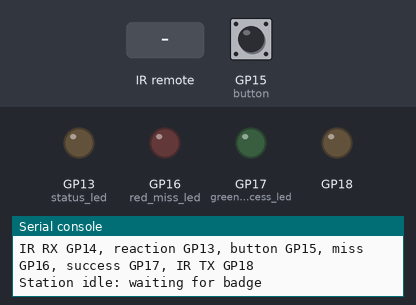
Bench run of a program on a simulated Raspberry Pi Pico running MicroPython. Shown: output pins drawn as LEDs (lit = HIGH), the last lines printed to the serial console. Dashed ring = blinking. The inputs (shaded band) are chosen by the test bench; at power-on: GP15 (button) HIGH. Random numbers come from a fixed seed.

Above: at 1.2 s.
1.3 s: infrared code 0x01 received
At 1.48 s:
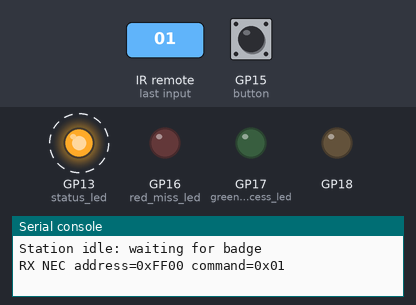
4.3 s: GP15 (button) pulled LOW for 0.15 s
7.4 s: GP15 (button) pulled LOW for 1 s
11.4 s: GP15 (button) pulled LOW for 3.2 s
16.1 s: infrared code 0xFF received
At 19.0 s:
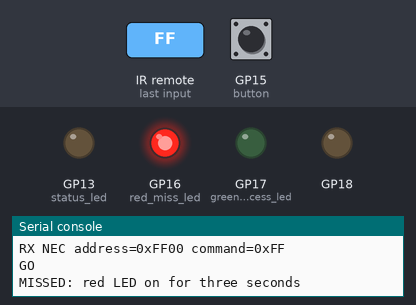
19.1 s: infrared code 0x0C received
Timing chart, 0 to 23.1 s (numbered marks = the images above; inputs shaded):
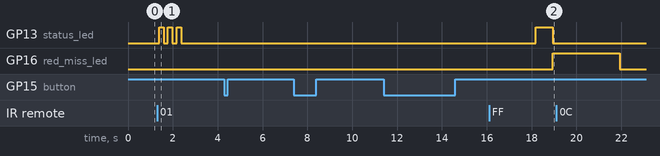

Measured:
- after the input at 1.3 s, GP13 (status_led): alternates HIGH for 0.20 s and LOW for 0.20 s, 6 changes in all, then stays LOW, starting after 0.08 s

The program:

main.py
```python
"""MFOC Station 3: receive, reaction-time game, then unlock."""

from machine import Pin
from random import getrandbits
from time import sleep_ms, ticks_add, ticks_diff, ticks_ms

from nec import NECReceiver, NECTransmitter
from station_logic import (
    EVENT_FALSE_START,
    EVENT_GO,
    EVENT_MISSED,
    EVENT_SUCCESS,
    EVENT_TIMEOUT,
    STATE_IDLE,
    STATE_NEEDS_RESTART,
    STATION_ADDRESS,
    UNLOCK_COMMAND,
    ButtonPressDetector,
    ReactionGame,
    is_badge_trigger_command,
    wait_from_random_bits,
)

IR_RECEIVER_PIN = 14
BUTTON_PIN = 15
STATUS_LED_PIN = 13
RED_MISS_LED_PIN = 16
GREEN_SUCCESS_LED_PIN = 17
IR_TRANSMITTER_PIN = 18

LOOP_DELAY_MS = 2
START_BLINK_COUNT = 3
START_BLINK_MS = 200
MISS_LED_MS = 3000
FULL_FRAME_TRANSMISSIONS = 3
BETWEEN_FRAMES_MS = 120

status_led = Pin(STATUS_LED_PIN, Pin.OUT)
red_miss_led = Pin(RED_MISS_LED_PIN, Pin.OUT)
green_success_led = Pin(GREEN_SUCCESS_LED_PIN, Pin.OUT)
button = Pin(BUTTON_PIN, Pin.IN, Pin.PULL_UP)
receiver = NECReceiver(IR_RECEIVER_PIN)
transmitter = NECTransmitter(IR_TRANSMITTER_PIN)
button_detector = ButtonPressDetector(ticks_diff_fn=ticks_diff)
game = ReactionGame(ticks_diff_fn=ticks_diff, ticks_add_fn=ticks_add)
go_started_ms = None
miss_feedback_until_ms = None


def random_wait_ms():
    return wait_from_random_bits(getrandbits(16))


def blink_start_signal():
    for _ in range(START_BLINK_COUNT):
        status_led.on()
        sleep_ms(START_BLINK_MS)
        status_led.off()
        sleep_ms(START_BLINK_MS)
    status_led.off()


def arm_game():
    global miss_feedback_until_ms

    red_miss_led.off()
    green_success_led.off()
    miss_feedback_until_ms = None
    blink_start_signal()
    wait_ms = random_wait_ms()
    game.arm(now_ms=ticks_ms(), wait_ms=wait_ms)
    status_led.off()
    print("ARMED: wait for the LED, then press the button")


def send_unlock_frames():
    print(
        "TX Station 3 unlock address=0x{:04X} command=0x{:02X}".format(
            STATION_ADDRESS,
            UNLOCK_COMMAND,
        )
    )
    receiver.pause()
    try:
        for frame_index in range(FULL_FRAME_TRANSMISSIONS):
            transmitter.send(STATION_ADDRESS, UNLOCK_COMMAND)
            if frame_index + 1 < FULL_FRAME_TRANSMISSIONS:
                sleep_ms(BETWEEN_FRAMES_MS)
    finally:
        transmitter.off()
        receiver.resume()


def restart_attempt_if_ready(now_ms):
    if miss_feedback_until_ms is not None:
        return
    if game.state != STATE_NEEDS_RESTART:
        return
    if not button_detector.is_released_and_armed:
        return

    wait_ms = random_wait_ms()
    game.restart_attempt(now_ms=now_ms, wait_ms=wait_ms)
    status_led.off()
    print("RETRY: wait for the LED")


def update_miss_feedback(now_ms):
    global miss_feedback_until_ms

    if miss_feedback_until_ms is None:
        return
    if ticks_diff(now_ms, miss_feedback_until_ms) < 0:
        return

    red_miss_led.off()
    miss_feedback_until_ms = None


def handle_game_event(event, now_ms):
    global go_started_ms, miss_feedback_until_ms

    if event == EVENT_GO:
        go_started_ms = now_ms
        status_led.on()
        print("GO")
    elif event == EVENT_FALSE_START:
        go_started_ms = None
        status_led.off()
        print("FALSE START: release the button to retry")
    elif event == EVENT_MISSED:
        go_started_ms = None
        status_led.off()
        red_miss_led.on()
        miss_feedback_until_ms = ticks_add(now_ms, MISS_LED_MS)
        print("MISSED: red LED on for three seconds")
    elif event == EVENT_SUCCESS:
        status_led.off()
        green_success_led.on()
        reaction_ms = getattr(game, "last_reaction_ms", None)
        if reaction_ms is None and go_started_ms is not None:
            reaction_ms = ticks_diff(now_ms, go_started_ms)
        print("SUCCESS: button pressed {} ms after LED".format(reaction_ms))
        go_started_ms = None
        send_unlock_frames()
        print("Station idle: waiting for badge")
    elif event == EVENT_TIMEOUT:
        go_started_ms = None
        status_led.off()
        red_miss_led.off()
        green_success_led.off()
        print("TIMEOUT: waiting for badge")


def poll_badge():
    frame = receiver.read()
    if frame is None:
        return

    address, command = frame
    print("RX NEC address=0x{:04X} command=0x{:02X}".format(address, command))
    if is_badge_trigger_command(command):
        if game.state == STATE_IDLE:
            arm_game()
        else:
            print("Station already armed; badge trigger ignored")


def run():
    status_led.off()
    red_miss_led.off()
    green_success_led.off()
    print("MFOC Station 3 - Pico reaction-time game")
    print("IR RX GP14, reaction GP13, button GP15, miss GP16, success GP17, IR TX GP18")
    print("Station idle: waiting for badge")

    while True:
        now_ms = ticks_ms()
        poll_badge()

        press_event = button_detector.update(
            is_pressed=button.value() == 0,
            now_ms=now_ms,
        )
        event = game.update(now_ms=now_ms, button_pressed=press_event)
        handle_game_event(event, now_ms)
        update_miss_feedback(now_ms)
        restart_attempt_if_ready(now_ms)
        sleep_ms(LOOP_DELAY_MS)


try:
    run()
except KeyboardInterrupt:
    receiver.pause()
    transmitter.off()
    status_led.off()
    red_miss_led.off()
    green_success_led.off()
    print("Station 3 stopped")
```

nec.py
```python
"""NEC receiver/transmitter for the self-contained Pico Station 3."""

from machine import Pin, PWM, disable_irq, enable_irq
from time import sleep_us, ticks_diff, ticks_us

from nec_codec import decode_nec_edges
from station_logic import encode_nec_frame


class NECTransmitter:
    CARRIER_DUTY_U16 = 21845

    def __init__(self, pin_number, carrier_hz=38000):
        self._pwm = PWM(Pin(pin_number, Pin.OUT))
        self._pwm.freq(carrier_hz)
        self.off()

    def _mark(self, duration_us):
        self._pwm.duty_u16(self.CARRIER_DUTY_U16)
        sleep_us(duration_us)
        self.off()

    @staticmethod
    def _space(duration_us):
        sleep_us(duration_us)

    def _bit(self, value):
        self._mark(560)
        self._space(1690 if value else 560)

    def send(self, address, command):
        frame = encode_nec_frame(address, command)
        self._mark(9000)
        self._space(4500)
        for bit_index in range(32):
            self._bit((frame >> bit_index) & 1)
        self._mark(560)
        self.off()

    def off(self):
        self._pwm.duty_u16(0)


class NECReceiver:
    MAX_EDGES = 96
    FRAME_IDLE_US = 12000

    def __init__(self, pin_number):
        self._pin = Pin(pin_number, Pin.IN, Pin.PULL_UP)
        self._levels = [0] * self.MAX_EDGES
        self._durations = [0] * self.MAX_EDGES
        self._count = 0
        self._last_edge_us = ticks_us()
        self.resume()

    def _on_edge(self, pin):
        now = ticks_us()
        new_level = pin.value()
        previous_level = 0 if new_level else 1

        if self._count < self.MAX_EDGES:
            self._levels[self._count] = previous_level
            self._durations[self._count] = ticks_diff(now, self._last_edge_us)
            self._count += 1
        else:
            self._count = 0
        self._last_edge_us = now

    def read(self):
        if self._count < 66:
            return None
        if ticks_diff(ticks_us(), self._last_edge_us) < self.FRAME_IDLE_US:
            return None

        irq_state = disable_irq()
        count = self._count
        levels = self._levels[:count]
        durations = self._durations[:count]
        self._count = 0
        enable_irq(irq_state)
        return decode_nec_edges(levels, durations, count)

    def clear(self):
        irq_state = disable_irq()
        self._count = 0
        self._last_edge_us = ticks_us()
        enable_irq(irq_state)

    def pause(self):
        self._pin.irq(handler=None)
        self.clear()

    def resume(self):
        self.clear()
        self._pin.irq(
            trigger=Pin.IRQ_FALLING | Pin.IRQ_RISING,
            handler=self._on_edge,
        )
```

station_logic.py
```python
"""Pure protocol and interaction logic for Pico Station 3."""

STATION_ADDRESS = 0xFB23
UNLOCK_COMMAND = 0x07
MIN_WAIT_MS = 2000
MAX_WAIT_MS = 5000
REACTION_WINDOW_MS = 750
GAME_TIMEOUT_MS = 30000
BUTTON_DEBOUNCE_MS = 20

STATE_IDLE = "idle"
STATE_WAITING = "waiting"
STATE_GO = "go"
STATE_NEEDS_RESTART = "needs_restart"

EVENT_GO = "go"
EVENT_FALSE_START = "false_start"
EVENT_MISSED = "missed"
EVENT_SUCCESS = "success"
EVENT_TIMEOUT = "timeout"


def is_badge_trigger_command(command):
    return command == 0x01 or 0x20 <= command <= 0x2F


def wait_from_random_bits(random_bits):
    span = MAX_WAIT_MS - MIN_WAIT_MS + 1
    return MIN_WAIT_MS + (random_bits % span)


class ButtonPressDetector:
    """Debounce an active-low button and report once per stable press."""

    def __init__(self, ticks_diff_fn=None):
        self._ticks_diff = ticks_diff_fn or (lambda left, right: left - right)
        self._candidate_pressed = False
        self._candidate_since_ms = 0
        self._press_reported = False

    @property
    def is_pressed(self):
        return self._candidate_pressed

    @property
    def is_released_and_armed(self):
        return not self._candidate_pressed and not self._press_reported

    def update(self, is_pressed, now_ms):
        if is_pressed != self._candidate_pressed:
            self._candidate_pressed = is_pressed
            self._candidate_since_ms = now_ms
            return False

        stable_ms = self._ticks_diff(now_ms, self._candidate_since_ms)
        if stable_ms < BUTTON_DEBOUNCE_MS:
            return False

        if not is_pressed:
            self._press_reported = False
            return False

        if self._press_reported:
            return False

        self._press_reported = True
        return True


class ReactionGame:
    """Hardware-independent reaction-game state machine."""

    def __init__(self, ticks_diff_fn=None, ticks_add_fn=None):
        self._ticks_diff = ticks_diff_fn or (lambda left, right: left - right)
        self._ticks_add = ticks_add_fn or (lambda value, delta: value + delta)
        self.state = STATE_IDLE
        self._signal_at_ms = 0
        self._game_deadline_ms = 0
        self.last_reaction_ms = None

    @staticmethod
    def _validate_wait(wait_ms):
        if not MIN_WAIT_MS <= wait_ms <= MAX_WAIT_MS:
            raise ValueError("wait_ms must be between 2000 and 5000")

    def arm(self, now_ms, wait_ms):
        self._validate_wait(wait_ms)
        self._game_deadline_ms = self._ticks_add(now_ms, GAME_TIMEOUT_MS)
        self._start_attempt(now_ms, wait_ms)

    def _start_attempt(self, now_ms, wait_ms):
        self._validate_wait(wait_ms)
        self._signal_at_ms = self._ticks_add(now_ms, wait_ms)
        self.last_reaction_ms = None
        self.state = STATE_WAITING

    def restart_attempt(self, now_ms, wait_ms):
        if self.state != STATE_NEEDS_RESTART:
            raise RuntimeError("reaction attempt is not waiting for restart")
        self._start_attempt(now_ms, wait_ms)

    def update(self, now_ms, button_pressed):
        if self.state == STATE_IDLE:
            return None

        if self._ticks_diff(now_ms, self._game_deadline_ms) >= 0:
            self.state = STATE_IDLE
            return EVENT_TIMEOUT

        if self.state == STATE_WAITING:
            if self._ticks_diff(now_ms, self._signal_at_ms) < 0:
                if button_pressed:
                    self.state = STATE_NEEDS_RESTART
                    return EVENT_FALSE_START
                return None

            self.state = STATE_GO
            if not button_pressed:
                return EVENT_GO

        if self.state == STATE_GO:
            elapsed_ms = self._ticks_diff(now_ms, self._signal_at_ms)
            if elapsed_ms > REACTION_WINDOW_MS:
                self.state = STATE_NEEDS_RESTART
                return EVENT_MISSED
            if button_pressed:
                self.last_reaction_ms = elapsed_ms
                self.state = STATE_IDLE
                return EVENT_SUCCESS

        return None


def encode_nec_frame(address, command):
    """Return a 32-bit extended-NEC frame in least-significant-bit order."""
    if not 0 <= address <= 0xFFFF:
        raise ValueError("address must be in the range 0x0000..0xFFFF")
    if not 0 <= command <= 0xFF:
        raise ValueError("command must be in the range 0x00..0xFF")
    return address | (command << 16) | ((command ^ 0xFF) << 24)
```

nec_codec.py
```python
"""NEC frame decoder for the self-contained Pico Station 3 deployment."""


def _between(value, minimum, maximum):
    return minimum <= value <= maximum


def decode_nec_edges(levels, durations, count):
    """Decode edge durations into ``(16-bit address, command)`` or ``None``."""
    required_after_leader = 64
    leader_index = -1

    for index in range(max(0, count - (required_after_leader + 1))):
        if (
            levels[index] == 0
            and levels[index + 1] == 1
            and _between(durations[index], 8000, 10000)
            and _between(durations[index + 1], 3500, 5500)
        ):
            leader_index = index
            break

    if leader_index < 0 or leader_index + 2 + required_after_leader > count:
        return None

    value = 0
    offset = leader_index + 2
    for bit_index in range(32):
        low_index = offset + bit_index * 2
        high_index = low_index + 1
        low_time = durations[low_index]
        high_time = durations[high_index]

        if levels[low_index] != 0 or levels[high_index] != 1:
            return None
        if not _between(low_time, 350, 800):
            return None

        if _between(high_time, 350, 900):
            bit_value = 0
        elif _between(high_time, 1200, 2100):
            bit_value = 1
        else:
            return None

        value |= bit_value << bit_index

    address = value & 0xFFFF
    command = (value >> 16) & 0xFF
    inverted_command = (value >> 24) & 0xFF
    if (command ^ inverted_command) != 0xFF:
        return None

    return address, command
```
